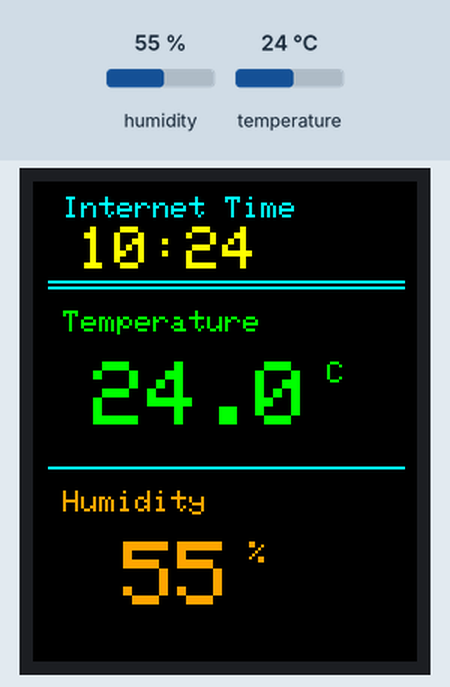
Simulated run of this sketch. Board: ESP32. Parts: 128×160 colour display. Inputs (shaded band) come from the test bench; at power-on: humidity 55 %, temperature 24 °C. WiFi joins after 1.5 s; servers stay silent unless stated; the local clock reads 2024-03-15 10:24:30 at power-on unless the sketch sets it; what the sketch prints to the serial monitor is not drawn.

Above: at 5.9 s.
6.0 s: humidity set to 22 %
At 7.1 s:
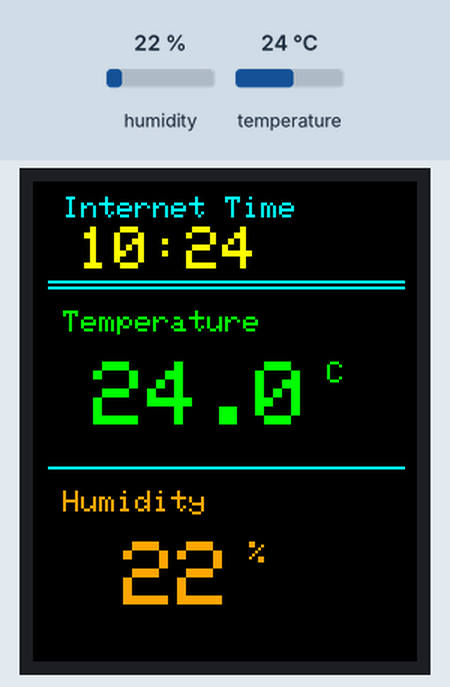
8.7 s: temperature set to 12 °C
At 9.8 s:
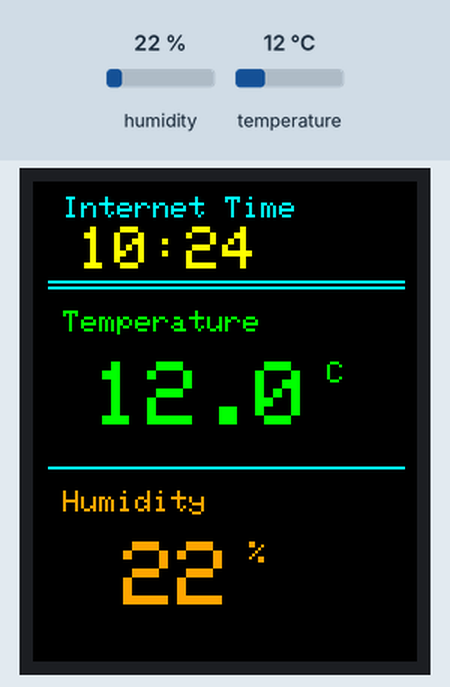
11.4 s: humidity set to 40 %
At 13.8 s:
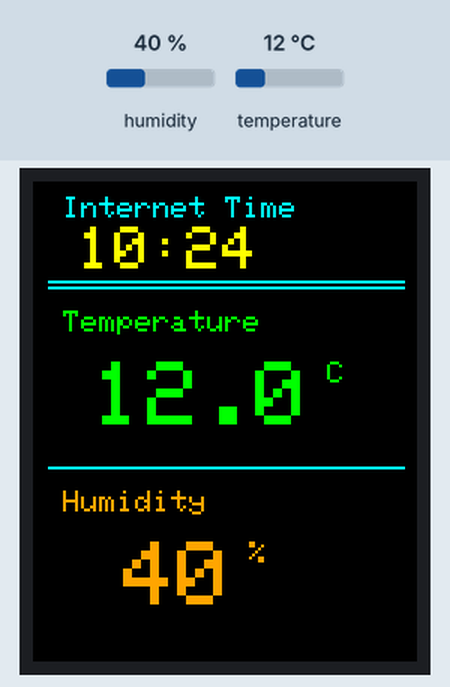
14.3 s: temperature set to 19 °C
At 15.4 s:
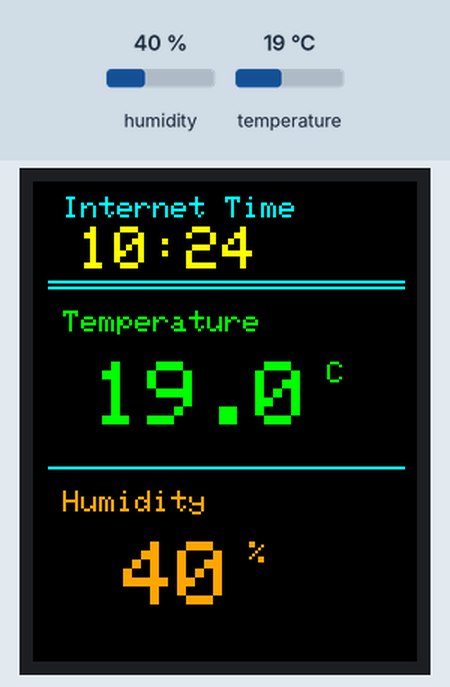
Timing chart, 0 to 17.3 s (numbered marks = the images above; inputs shaded):
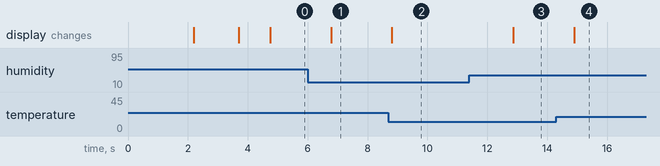

The sketch:

task3_1_DHT11WithTime.ino
```cpp
/*
 * ============================================================================
 * PROJECT: espFrameBuffer - Task 3.1: DHT11 + Internet Time
 * ============================================================================
 * PURPOSE:
 *   Display temperature/humidity from DHT11 sensor AND internet time on same
 *   TFT LCD screen. Uses PARTIAL SCREEN UPDATES to avoid flickering.
 *   Only updates regions that changed (intelligent refresh).
 *
 * KEY FEATURES:
 *   - DHT11 reads every 2 seconds (DHT11 minimum)
 *   - Only updates display if temperature or humidity CHANGED
 *   - Time synced via NTP at startup, uses internal clock after
 *   - Time updates every 60 seconds (no seconds shown)
 *   - Partial updates: Only refreshes changed regions, not entire display
 *
 * HARDWARE:
 *   - ESP32 or ESP32-C3
 *   - 1.8" TFT LCD (128x160 pixels) with ST7735s controller
 *   - DHT11 sensor (temperature + humidity)
 *   - WiFi for initial NTP time sync
 *
 * REQUIRED LIBRARIES:
 *   - Adafruit_ST7735
 *   - Adafruit_GFX
 *   - Adafruit_DHT
 *   - WiFi.h (Built-in)
 *   - time.h (Built-in)
 *
 * DISPLAY LAYOUT (128x160):
 *   ┌──────────────────────────┐
 *   │ TIME: 14:32              │  ← Time Region (0-35px)
 *   ├──────────────────────────┤
 *   │ Temp: 25.3°C             │  ← Temp Region (35-95px)
 *   │                          │
 *   │                          │
 *   ├──────────────────────────┤
 *   │ Humidity: 65%            │  ← Humidity Region (95-160px)
 *   │                          │
 *   └──────────────────────────┘
 *
 * ============================================================================
 */

#include <Adafruit_ST7735.h>
#include <Adafruit_GFX.h>
#include <DHT.h>
#include <SPI.h>
#include <WiFi.h>
#include <time.h>

// ============================================================================
// COLORS
// ============================================================================

#define COLOR_BLACK   0x0000
#define COLOR_WHITE   0xFFFF
#define COLOR_CYAN    0x07FF
#define COLOR_GREEN   0x07E0
#define COLOR_YELLOW  0xFFE0
#define COLOR_ORANGE  0xFD20

// ============================================================================
// CONFIGURATION
// ============================================================================

#define SSID         "Itzz_Infinity"
#define PASSWORD     "123456789"
#define NTP_SERVER   "pool.ntp.org"
#define GMT_OFFSET   19800           // UTC+5:30

#define DHT_PIN      14              // GPIO pin for DHT11 DATA
#define DHT_TYPE     DHT11

#define DHT_READ_INTERVAL    2000    // Read sensor every 2 seconds
#define TIME_UPDATE_INTERVAL 60000   // Update time every 60 seconds

// ============================================================================
// DISPLAY REGION DEFINITIONS (Partial Updates)
// ============================================================================

#define TIME_REGION_Y 0
#define TIME_REGION_H 35

#define TEMP_REGION_Y 35
#define TEMP_REGION_H 60

#define HUMID_REGION_Y 95
#define HUMID_REGION_H 65

// ============================================================================
// PIN DEFINITIONS
// ============================================================================

#if defined(ESP32) && !defined(CONFIG_IDF_TARGET_ESP32C3)
  #define TFT_CS   5
  #define TFT_RST  4
  #define TFT_DC   2
  #define TFT_MOSI 23
  #define TFT_SCK  18
#elif defined(CONFIG_IDF_TARGET_ESP32C3) || defined(ESP32C3)
  #define TFT_CS   7
  #define TFT_RST  8
  #define TFT_DC   10
  #define TFT_MOSI 6
  #define TFT_SCK  4
#endif

// ============================================================================
// GLOBALS
// ============================================================================

Adafruit_ST7735 tft = Adafruit_ST7735(TFT_CS, TFT_DC, TFT_MOSI, TFT_SCK, TFT_RST);
DHT dht(DHT_PIN, DHT_TYPE);

// State tracking
float prev_temperature = -999;
float prev_humidity = -999;
int prev_hour = -1;
int prev_minute = -1;

unsigned long last_dht_read = 0;
unsigned long last_time_update = 0;

bool time_synced = false;

// ============================================================================
// SETUP
// ============================================================================

void setup() {
  Serial.begin(115200);
  delay(2000);

  Serial.println("\n\nTask 3.1: DHT11 Sensor + Internet Time");

  // Initialize display
  tft.initR(INITR_BLACKTAB);
  tft.setRotation(0);
  tft.fillScreen(COLOR_BLACK);

  Serial.println("Display initialized");

  // Initialize DHT11
  dht.begin();
  Serial.println("DHT11 initialized on GPIO " + String(DHT_PIN));

  // Connect to WiFi and sync time
  drawFullScreenMessage("Syncing Time", "Please Wait...");
  syncTime();

  // Initial display
  updateTimeDisplay(true);
  delay(1000);
}

// ============================================================================
// MAIN LOOP
// ============================================================================

void loop() {
  unsigned long now = millis();

  // Read DHT11 sensor every 2 seconds (minimum for DHT11)
  if (now - last_dht_read >= DHT_READ_INTERVAL) {
    last_dht_read = now;
    readAndUpdateDHT();
  }

  // Update time display every 60 seconds (only if changed)
  if (now - last_time_update >= TIME_UPDATE_INTERVAL) {
    last_time_update = now;
    updateTimeDisplay(false);
  }

  delay(100);
}

// ============================================================================
// TIME FUNCTIONS
// ============================================================================

void syncTime() {
  Serial.print("Connecting to WiFi: ");
  Serial.println(SSID);

  WiFi.mode(WIFI_STA);
  WiFi.begin(SSID, PASSWORD);

  int timeout = 20;
  while (WiFi.status() != WL_CONNECTED && timeout > 0) {
    delay(500);
    Serial.print(".");
    timeout--;
  }

  if (WiFi.status() != WL_CONNECTED) {
    Serial.println("\n✗ WiFi Connection Failed");
    drawFullScreenMessage("WiFi Error", "Using default time");
    return;
  }

  Serial.println("\n✓ WiFi Connected");

  // Sync time via NTP
  Serial.println("Syncing time via NTP...");
  configTime(GMT_OFFSET, 0, NTP_SERVER);

  time_t now = time(nullptr);
  timeout = 20;
  while (now < 24 * 3600 && timeout > 0) {
    delay(500);
    Serial.print(".");
    now = time(nullptr);
    timeout--;
  }

  Serial.println();
  if (now > 24 * 3600) {
    Serial.print("✓ Time synced: ");
    Serial.println(ctime(&now));
    time_synced = true;
  } else {
    Serial.println("✗ NTP Sync Failed");
  }

  // Disconnect WiFi to save power
  WiFi.disconnect(true);
  Serial.println("WiFi disconnected (using internal clock)");
}

void updateTimeDisplay(bool force_update) {
  time_t now = time(nullptr);
  struct tm* timeinfo = localtime(&now);

  int current_hour = timeinfo->tm_hour;
  int current_minute = timeinfo->tm_min;

  // Only update if time changed OR forced at startup
  if (!force_update && (current_hour == prev_hour && current_minute == prev_minute)) {
    return;  // No change, skip update
  }

  // Update time region only (partial update)
  tft.fillRect(0, TIME_REGION_Y, 128, TIME_REGION_H, COLOR_BLACK);

  // Draw header
  tft.setCursor(10, 5);
  tft.setTextColor(COLOR_CYAN);
  tft.setTextSize(1);
  tft.println("Internet Time");

  // Draw large time (HH:MM format)
  tft.setCursor(15, 15);
  tft.setTextColor(COLOR_YELLOW);
  tft.setTextSize(2);

  char time_str[6];
  sprintf(time_str, "%02d:%02d", current_hour, current_minute);
  tft.println(time_str);

  // Separator line
  tft.drawLine(5, 33, 123, 33, COLOR_CYAN);

  prev_hour = current_hour;
  prev_minute = current_minute;

  Serial.printf("Time updated: %02d:%02d\n", current_hour, current_minute);
}

// ============================================================================
// DHT11 FUNCTIONS
// ============================================================================

void readAndUpdateDHT() {
  float humidity = dht.readHumidity();
  float temperature = dht.readTemperature();

  // Validate reading
  if (isnan(humidity) || isnan(temperature)) {
    Serial.println("✗ Failed to read from DHT11");
    return;
  }

  // Check if values changed (with tolerance for sensor noise)
  bool temp_changed = (abs(temperature - prev_temperature) >= 0.5);
  bool humid_changed = (abs(humidity - prev_humidity) >= 2.0);

  if (!temp_changed && !humid_changed) {
    return;  // No significant change, skip update
  }

  // Update temperature display if changed
  if (temp_changed) {
    updateTempDisplay(temperature);
    prev_temperature = temperature;
  }

  // Update humidity display if changed
  if (humid_changed) {
    updateHumidDisplay(humidity);
    prev_humidity = humidity;
  }

  Serial.printf("Temp: %.1f°C, Humidity: %.0f%%\n", temperature, humidity);
}

void updateTempDisplay(float temperature) {
  // Clear temp region only
  tft.fillRect(0, TEMP_REGION_Y, 128, TEMP_REGION_H, COLOR_BLACK);

  // Draw separator
  tft.drawLine(5, TEMP_REGION_Y, 123, TEMP_REGION_Y, COLOR_CYAN);

  // Label
  tft.setCursor(10, TEMP_REGION_Y + 8);
  tft.setTextColor(COLOR_GREEN);
  tft.setTextSize(1);
  tft.println("Temperature");

  // Value
  tft.setCursor(20, TEMP_REGION_Y + 25);
  tft.setTextColor(COLOR_GREEN);
  tft.setTextSize(3);
  tft.print(temperature, 1);  // 1 decimal
  tft.setTextSize(1);
  tft.println(" C");
}

void updateHumidDisplay(float humidity) {
  // Clear humidity region only
  tft.fillRect(0, HUMID_REGION_Y, 128, HUMID_REGION_H, COLOR_BLACK);

  // Draw separator
  tft.drawLine(5, HUMID_REGION_Y, 123, HUMID_REGION_Y, COLOR_CYAN);

  // Label
  tft.setCursor(10, HUMID_REGION_Y + 8);
  tft.setTextColor(COLOR_ORANGE);
  tft.setTextSize(1);
  tft.println("Humidity");

  // Value
  tft.setCursor(30, HUMID_REGION_Y + 25);
  tft.setTextColor(COLOR_ORANGE);
  tft.setTextSize(3);
  tft.print((int)humidity);  // No decimal
  tft.setTextSize(1);
  tft.println(" %");
}

// ============================================================================
// HELPER FUNCTIONS
// ============================================================================

void drawFullScreenMessage(const char* line1, const char* line2) {
  tft.fillScreen(COLOR_BLACK);

  tft.setCursor(20, 60);
  tft.setTextColor(COLOR_YELLOW);
  tft.setTextSize(1);
  tft.println(line1);

  tft.setCursor(20, 80);
  tft.setTextColor(COLOR_WHITE);
  tft.setTextSize(1);
  tft.println(line2);
}

// ============================================================================
// END
// ============================================================================
```

Measured:
- after the input at 6.0 s, the display: changes after 0.78 s (image 1)
- after the input at 8.7 s, the display: changes after 0.12 s (image 2)
- after the input at 11.4 s, the display: changes after 1.5 s (image 3)
- after the input at 14.3 s, the display: changes after 0.61 s (image 4)
